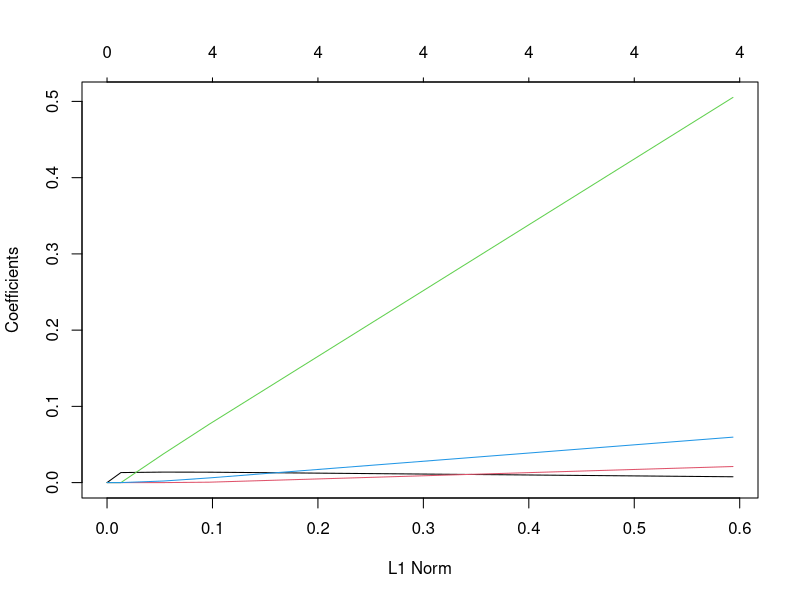
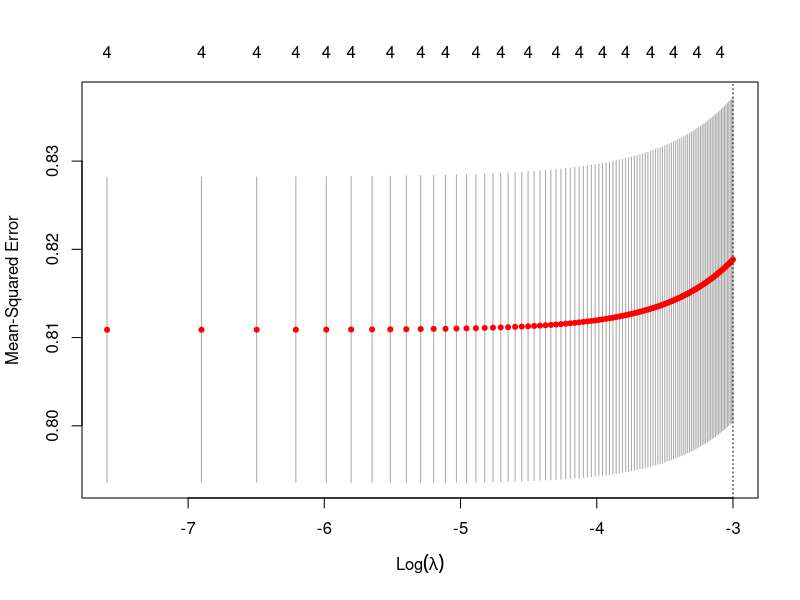
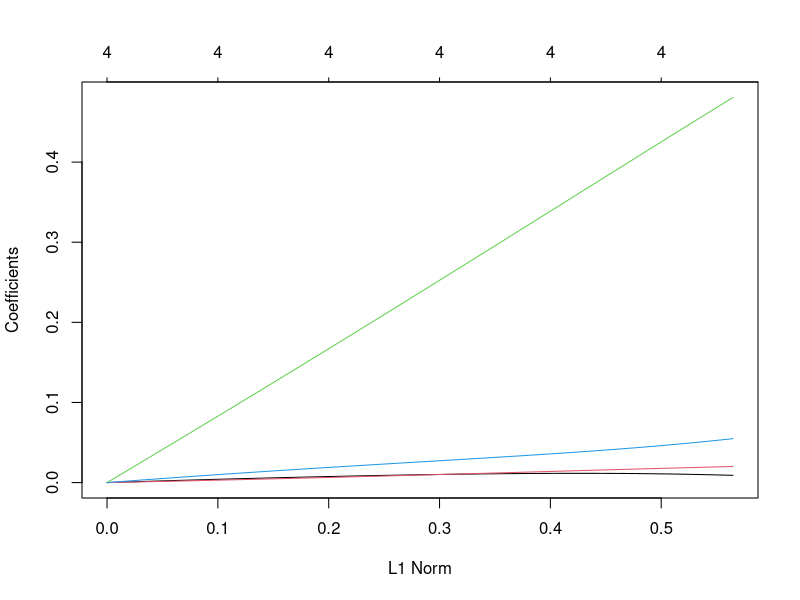
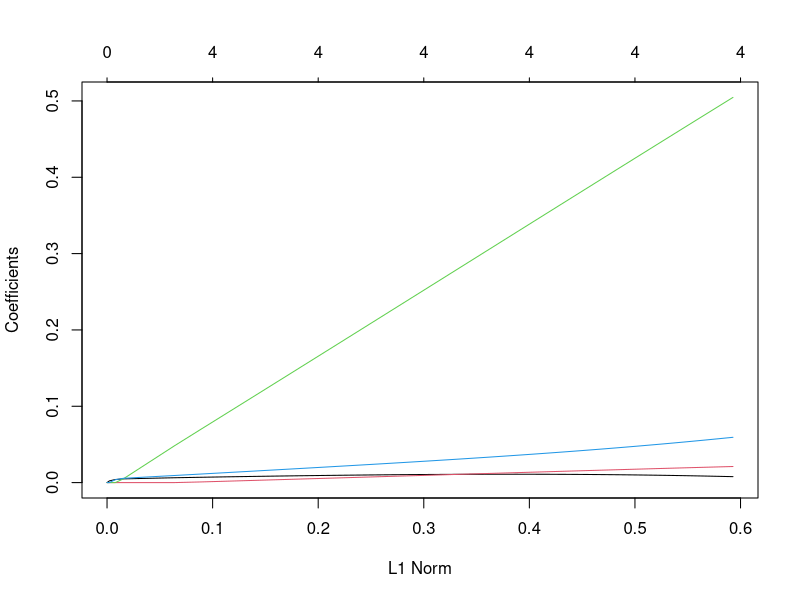
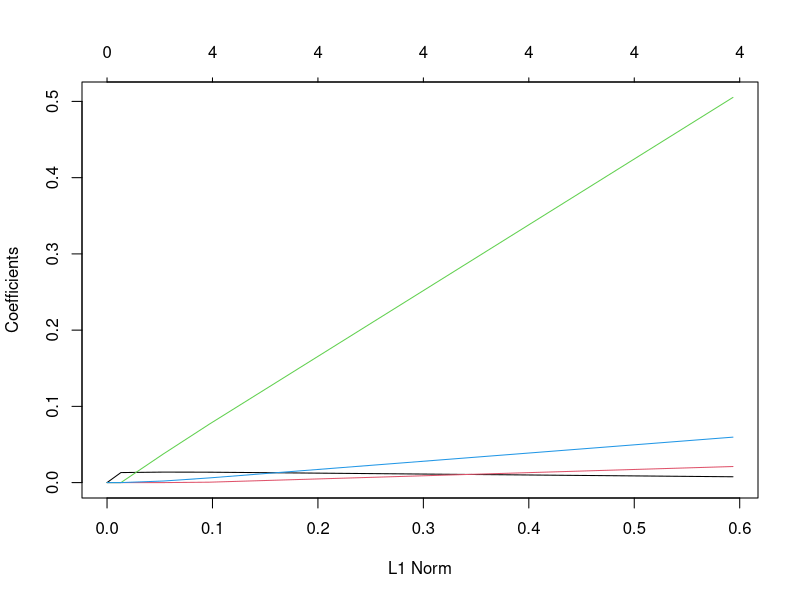

These charts were generated, in order, by the following R code:
## ---- chunk 1
knitr::opts_chunk$set(echo = TRUE)

library(dplyr); library(glmnet)
## ---- chunk 2
dat = read.csv("shhs1.txt", header=T, sep="\t")
head(dat)
# using waist, age, sex, bmi to predict log(rdi4p + 1)
y = log(dat$rdi4p + 1)

summary(lm(y ~ waist + age_s1 + gender + bmi_s1, data = dat))
## ---- chunk 3
# check for NA values
#sapply(dat,function(x) sum(is.na(x)))

logDat = dat
logDat = logDat %>% mutate(sdb = case_when(rdi4p > 15 ~ 1, rdi4p <= 15 ~ 0, TRUE ~ NA_real_))

# waist, age, sex, bmi as predictors
fit = glm(sdb ~ waist + age_s1 + gender + bmi_s1, family = binomial(link = 'logit'), data = logDat)
summary(fit)

## ---- chunk 4

fit3 = glm(HTNDerv_s1 ~ age_s1 + gender + bmi_s1 + rdi4p, family = binomial(link = 'logit'), data = dat)
summary(fit3)
## ---- chunk 5

# using waist, age, sex, bmi to predict log(rdi4p + 1)
penaltyDat = dat
penaltyDat = na.omit(penaltyDat)

x = penaltyDat %>% select(waist, age_s1, gender, bmi_s1) %>% as.matrix()
y = log(penaltyDat$rdi4p + 1)

## fit with our selected lambda
plot(glmnet(x, y, alpha = 1))

## pick the lasso parameter using cv
cvL = cv.glmnet(x, y, alpha = 1, 
                lambda = seq(0, exp(-3), length = 100))

plot(cvL)

newx  = x[1 : 5,]
predict(cvL, newx = newx, lambda = "lambda.1se")


## ---- chunk 6

#predict(cvR, newx = x, lambda = "lambda.minR")
plot(glmnet(x, y, alpha = 0))


## ---- chunk 7
plot(glmnet(x, y, alpha = 0.2))

## ---- chunk 8
plot(glmnet(x, y))

